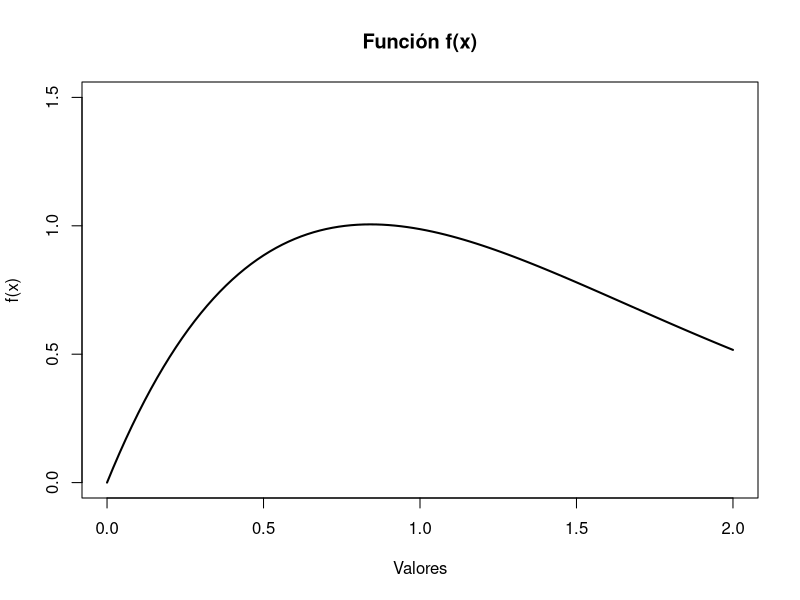
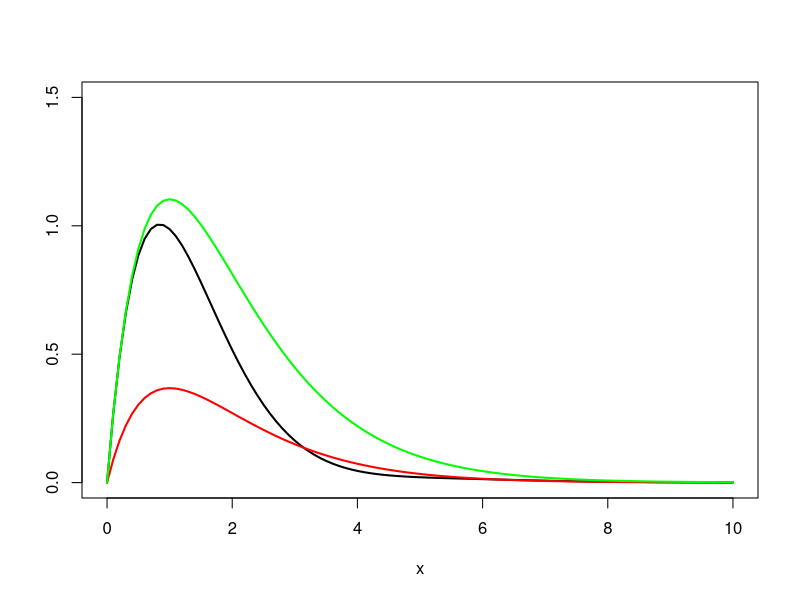
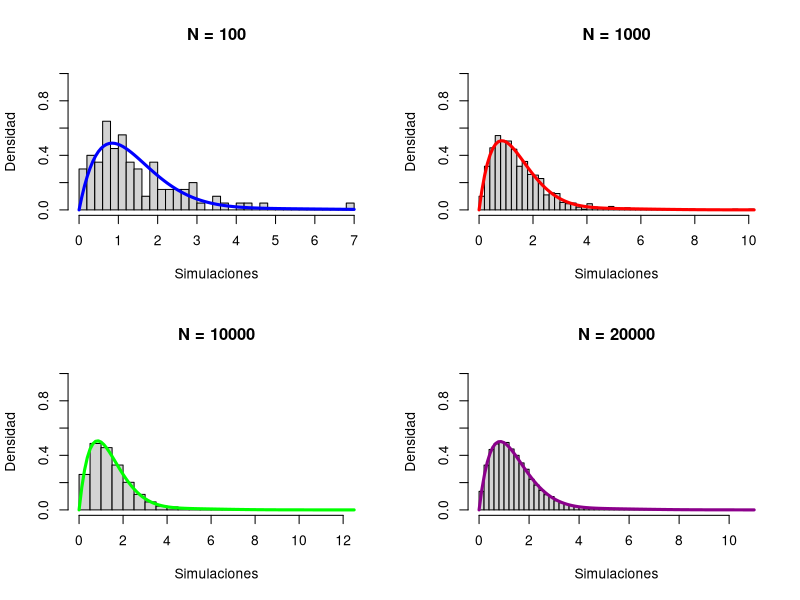
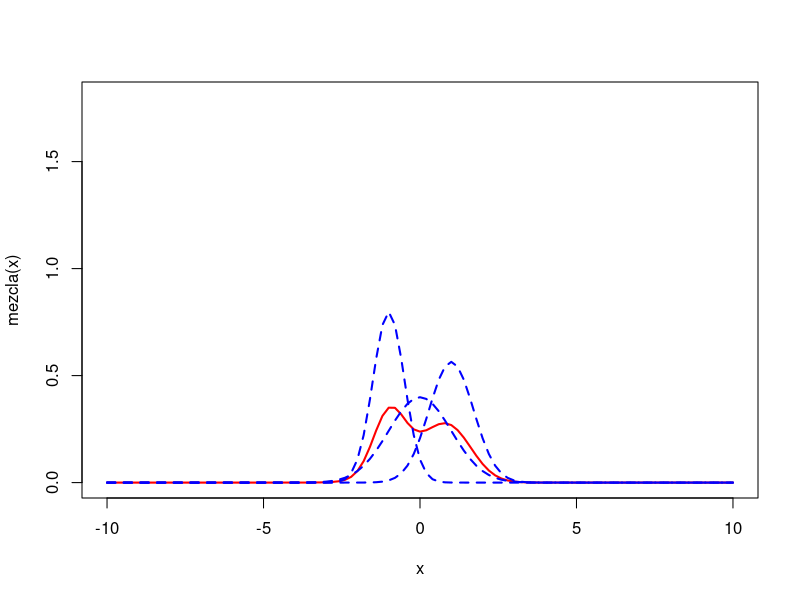
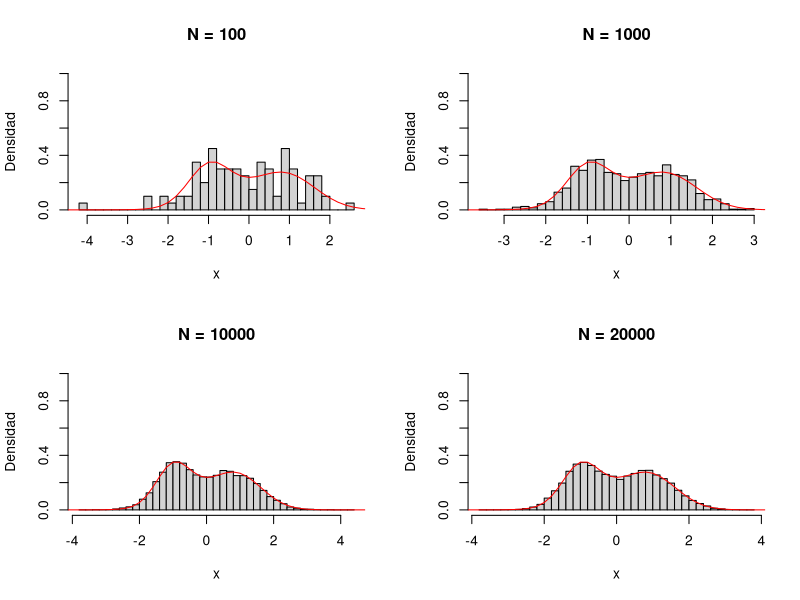
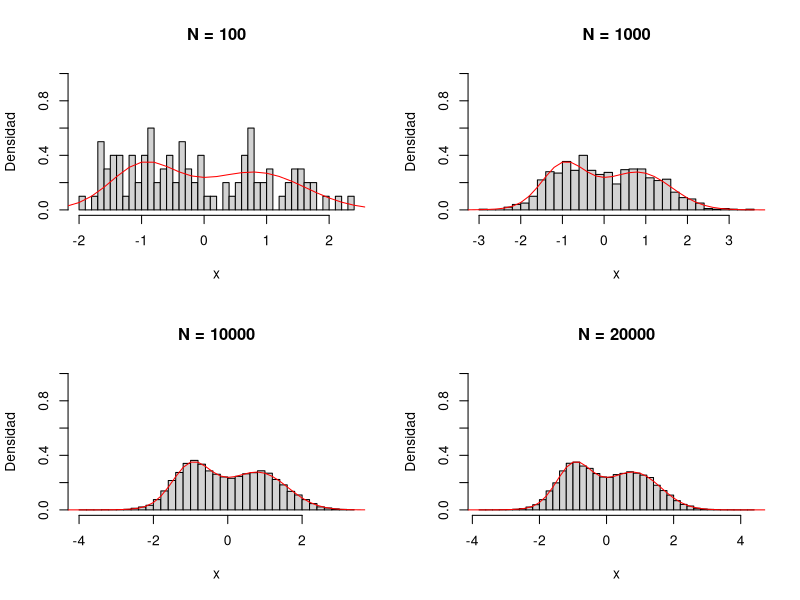
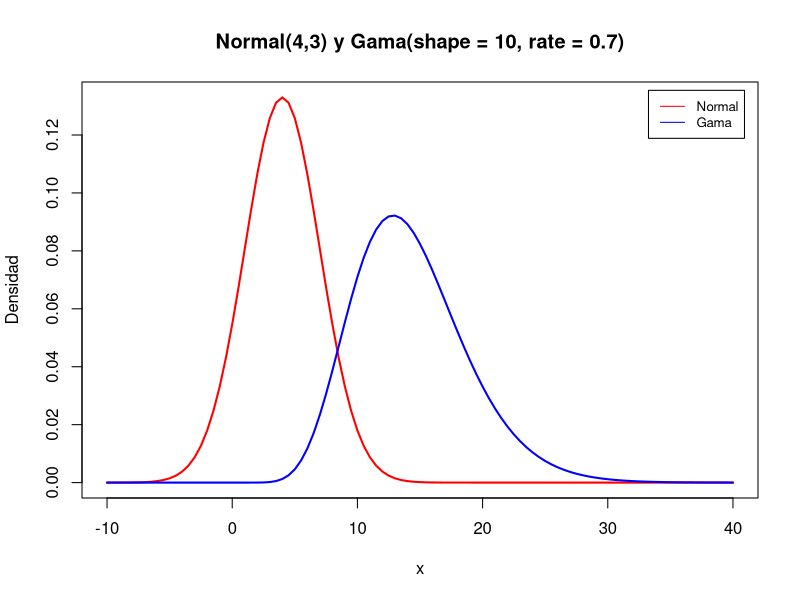
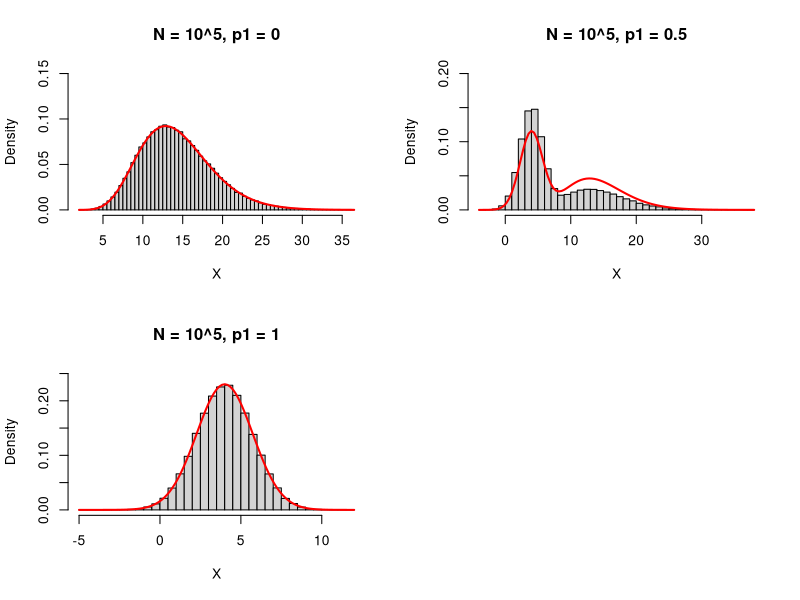

Write R code to recreate these figures, in order.
## ---- chunk 1
## a)----

fx <- function(x){
  fx <- (x+(2*sin(x)))/(exp(x))
  return(fx)
}

curve(fx, from = 0, to = 2, ylim = c(0,1.5),
      main = "Función f(x)",
      ylab = "f(x)", xlab = "Valores",
      lwd = 2)
## ---- chunk 2
## b)----
# Proponemos una densidad gamma con shape = 2

f_g <- function(x){
  f_g <- fx(x)/dgamma(x, shape = 2)
  return(f_g)
}

optim <- optimise(f_g, maximum = TRUE, interval = c(0,2))
cc <- optim$objective
print(paste("El valor c para f(x) es",round(cc)))
## ---- chunk 3
## c)----
curve(fx, from = 0, to = 10, lwd = 2, ylim = c(0,1.5), ylab = "" )

curve(dgamma(x,shape = 2), from = 0, to = 10,lwd = 2,
      add =TRUE, col = "red")

curve(cc*dgamma(x,shape = 2), from = 0, to = 10,lwd = 2,
      add =TRUE, col = "green")

## ---- chunk 4
## d)----
acep_rech <- function(n){
  aceptados <- 0
  rechazados <- 0
  simulaciones <- c()
  
  while(length(simulaciones) < n){
    y <- rgamma(1, shape = 2)
    u <- runif(1)
    
    if(u <=(1/cc)*fx(y)/dgamma(y, shape = 2)){
      aceptados <- aceptados + 1
      simulaciones <- append(simulaciones, y)
    }else{
      rechazados <- rechazados +1
    }
  }
  tasa_acep <- aceptados/(aceptados + rechazados)
  
  const_norm <- 1/(cc*tasa_acep)
  
  return(list(simulaciones,tasa_acep,const_norm))
}
## ---- chunk 5
## e)----

par(mfrow = c(2,2))

N <- 100
test_1 <- acep_rech(N)
hist(test_1[[1]], probability = TRUE, breaks = 40, ylim = c(0,1),
     ylab = "Densidad", xlab = "Simulaciones",
     main = "N = 100")
curve(fx(x)*test_1[[3]],lwd = 3,
      add =TRUE, col = "blue")

N <- 1000
test_2 <- acep_rech(N)
hist(test_2[[1]], probability = TRUE, breaks = 40, ylim = c(0,1),
     ylab = "Densidad", xlab = "Simulaciones",
     main = "N = 1000")
curve(fx(x)*test_2[[3]],lwd = 3,
      add =TRUE, col = "red")

N <- 10000
test_3 <- acep_rech(N)
hist(test_3[[1]], probability = TRUE, breaks = 40, ylim = c(0,1),
     ylab = "Densidad", xlab = "Simulaciones",
     main = "N = 10000")
curve(fx(x)*test_3[[3]],lwd = 3,
      add =TRUE, col = "green")

N <- 20000
test_4 <- acep_rech(N)
hist(test_4[[1]], probability = TRUE, breaks = 45, ylim = c(0,1),
     ylab = "Densidad", xlab = "Simulaciones",
     main = "N = 20000")
curve(fx(x)*test_4[[3]],lwd = 3,
      add =TRUE, col = "darkmagenta")
## ---- chunk 6
## a) ----

mezcla <- function(x){
  mez <- 1/3*dnorm(x, mean = -1, sd = 1/2) +
    1/3*dnorm(x, mean = 0, sd = 1) +
    1/3*dnorm(x, mean = 1, sd = sqrt(1/2))
  return(mez)
}

par(mfrow =c(1,1))

curve(mezcla(x), from = -10, to = 10, lwd = 2, col = "red", ylim = c(0,1.8))

curve(dnorm(x, mean = -1, sd = 1/2), lwd = 2,lty = 2, add = TRUE, col = "blue")

curve(dnorm(x, mean = 0, sd = 1), lwd = 2, lty = 2, add = TRUE, col = "blue")

curve(dnorm(x, mean = 1, sd = sqrt(1/2)), lwd = 2,lty = 2, add = TRUE, col = "blue")
## ---- chunk 7
## b)----

polar.method <- function(N){
  #Notar que el método polar solo genera para N par
  simulaciones <- c()
  while(length(simulaciones) < N){
    U1 <- runif(1)
    U2 <- runif(1)
    
    v1 <- 2*U1-1
    v2 <- 2*U2-1
    
    s <- v1^2+v2^2
    
    if(s<=1){
      X <- v1*(-2*log(s)/s)^{1/2}
      Y <- v2*(-2*log(s)/s)^{1/2}
      
      simulaciones <- append(simulaciones, c(X,Y))
      
    }
  }
  return(simulaciones)
}

composicion <- function(N){
  vars <- polar.method(N)
  comp <- c()
  for(i in 1:N){
    U <- runif(1)
    if(U < 1/3){
      see <- vars[i]*(1/2)+(-1)
      comp <- append(comp,see)
    }
    if(U>1/3 & U < 2/3){
      comp <- append(comp, vars[i])
    }
    if(U > 2/3){
      see <- vars[i]*(sqrt(1/2))+(1)
      comp <- append(comp, see)
    }
  }
  return(comp)
}
## ---- chunk 8
## c)----

par(mfrow = c(2,2))

N <- 100
hist(composicion(N), probability = TRUE, main ="N = 100",
     xlab = "x", ylab = "Densidad", breaks = 40, ylim = c(0,1))
curve(mezcla, from = -10, to = 10, add = T, col = "red")

N <- 1000
hist(composicion(N), probability = TRUE, main ="N = 1000",
     xlab = "x", ylab = "Densidad", breaks = 40, ylim = c(0,1))
curve(mezcla, from = -10, to = 10, add = T, col = "red")


N <- 10000
hist(composicion(N), probability = TRUE, main ="N = 10000",
     xlab = "x", ylab = "Densidad", breaks = 40, ylim = c(0,1))
curve(mezcla, from = -10, to = 10, add = T, col = "red")


N <- 20000
hist(composicion(N), probability = TRUE, main ="N = 20000",
     xlab = "x", ylab = "Densidad", breaks = 40, ylim = c(0,1))
curve(mezcla, from = -10, to = 10, add = T, col = "red")
## ---- chunk 9
## d)----

box.muller <- function(N){
  sims <- c()
  
  while(length(sims) < N){
    U <- runif(1)
    V <- runif(1)
    
    X <- sqrt(-2*log(1-U))*cos(2*pi*V)
    Y <- sqrt(-2*log(1-U))*sin(2*pi*V)
    
    sims <- c(sims,c(X,Y))
  }

  return(sims)
}

composicion <- function(N){
  vars <- box.muller(N)
  comp <- c()
  for(i in 1:N){
    U <- runif(1)
    if(U < 1/3){
      see <- vars[i]*(sqrt(1/4))+(-1)
      comp <- append(comp,see)
    }
    if(U>1/3 & U < 2/3){
      comp <- append(comp, vars[i])
    }
    if(U > 2/3){
      see <- vars[i]*(sqrt(1/2))+(1)
      comp <- append(comp, see)
    }
  }
  return(comp)
}
## ---- chunk 10
## e)----

par(mfrow = c(2,2))

N <- 100
hist(composicion(N), probability = TRUE, main ="N = 100",
     xlab = "x", ylab = "Densidad", breaks = 40, ylim = c(0,1))
curve(mezcla, from = -10, to = 10, add = T, col = "red")

N <- 1000
hist(composicion(N), probability = TRUE, main ="N = 1000",
     xlab = "x", ylab = "Densidad", breaks = 40, ylim = c(0,1))
curve(mezcla, from = -10, to = 10, add = T, col = "red")


N <- 10000
hist(composicion(N), probability = TRUE, main ="N = 10000",
     xlab = "x", ylab = "Densidad", breaks = 40, ylim = c(0,1))
curve(mezcla, from = -10, to = 10, add = T, col = "red")


N <- 20000
hist(composicion(N), probability = TRUE, main ="N = 20000",
     xlab = "x", ylab = "Densidad", breaks = 40, ylim = c(0,1))
curve(mezcla, from = -10, to = 10, add = T, col = "red")

## ---- chunk 11
## a)----

par(mfrow = c(1,1))
curve(dnorm(x, mean = 4, sd = 3), from = -10, to = 40, lwd = 2, col = "red",
      main = "Normal(4,3) y Gama(shape = 10, rate = 0.7)", ylab = "Densidad")
curve(dgamma(x, shape = 10, rate = 0.7),from = -10, to = 40, lwd = 2, col = "blue",
      add = TRUE)
legend(x = "topright",
       inset = .02,
       lty = c(1,1), 
       col= c("red","blue"), 
       legend=c("Normal", "Gama"),
       cex = 0.8)
## ---- chunk 12
## b)----

fx <- function(x){
  fx <- (((0.7)^10)/gamma(10))*x^(10-1)*exp(-0.7*x)
  return(fx)
}

f_g <- function(x){
  f_g <- fx(x)/dweibull(x, shape = 2.5, scale = 13)
  return(f_g)
}

c <- optimise(f_g, maximum = TRUE, interval = c(0,30))$objective


simu.gamma <- function(N){
  simulaciones <- c()
  
  while(length(simulaciones) < N){
    U <- runif(1)
    y <- rweibull(1, shape = 2.5, scale = 13)
    
    if(U <= (1/c)*fx(y)/dweibull(y,shape = 2.5, scale = 13)){
      simulaciones <- append(simulaciones, y)
    }
  }
  return(simulaciones)
}

# Para simular normales usaré el método polar (función polar.method(N))

compos <- function(N, p1){
  simu <- c()
  for(i in 1:N){
    U <- runif(1)
    
    if(U < p1){
      ans <- polar.method(1)
      ans <- (ans * sqrt(3)) + 4 # "Des-estandarizamos" la muestra N(0,1) a N(4,3)
      simu <- append(simu,ans)
    }else{
      simu <- append(simu, simu.gamma(1))
    }
  }
  return(simu)
}
## ---- chunk 13
## c) ----
par(mfrow = c(2,2))
N <- 10^5

################# Para p1 = 0 #################
p1_1 <- 0
aux1 <- compos(N, p1_1)
hist(aux1,
     probability = TRUE,
     main = "N = 10^5, p1 = 0",
     breaks = 50,
     ylim = c(0,0.15),
     xlab = "X")

fx <- function(x){
  fx <- dgamma(x, shape = 10, rate = 0.7)
  return(fx)
}

curve(fx, add = TRUE, lwd = 2, col = "red")

##############################################

################# Para p1 = 0.5 ##############

p1_2 <- 0.5
aux2 <-compos(N, p1_2)
hist(aux2,
     probability = TRUE,
     main = "N = 10^5, p1 = 0.5",
     ylim = c(0,0.2),
     breaks = 30,
     xlab = "X")

fx <- function(x){
  fx <- 1/2 * dnorm(x, mean = 4, sd = sqrt(3)) +
    1/2 * dgamma(x, shape = 10, rate = 0.7)
  return(fx)
}

curve(fx, add = TRUE, lwd = 2, col = "red")

##############################################


################# Para p1 = 1 ################

p1_3 <- 1
aux3 <- compos(N, p1_3)
hist(aux3,
     probability = TRUE,
     main = "N = 10^5, p1 = 1",
     breaks = 50,
     ylim = c(0,0.25),
     xlab = "X")

fx <- function(x){
  fx <- dnorm(x, mean = 4, sd = sqrt(3)) 
  return(fx)
}

curve(fx, add = TRUE, lwd = 2, col = "red")

##############################################
## ---- chunk 14
## d)----

############### Para p1 = 0 ###################

# valores simulados
simu <- aux1
comparativa_1a <- list(tipo = "simulada",
                       media = mean(simu),
                       desv. = sd(simu),
                       varianza = var(simu))

# valores "reales"

real <- rgamma(N, shape = 10, rate = 0.7)
comparativa_1b <- list(tipo = "real",
                       media = mean(real),
                       desv. = sd(real),
                       varianza = var(real))

df <- data.frame(tipo = c(),
                 media = c(),
                 desv. = c(),
                 varianza = c())

df <- rbind(df, comparativa_1a)
df <- rbind(df, comparativa_1b)
df

############### Para p1 = 0.5 #################

# valores simulados
simu <- aux2
comparativa_2a <- list(tipo = "simulada",
                       media = mean(simu),
                       desv. = sd(simu),
                       varianza = var(simu))

# valores "reales"

real <- 0.5 * rnorm(N, mean = 4, sd = sqrt(3)) + 0.5*rgamma(N, shape = 10, rate = 0.7)
comparativa_2b <- list(tipo = "real",
                       media = mean(real),
                       desv. = sd(real),
                       varianza = var(real))

df <- data.frame(tipo = c(),
                 media = c(),
                 desv. = c(),
                 varianza = c())

df <- rbind(df, comparativa_2a)
df <- rbind(df, comparativa_2b)
df

############### Para p1 = 1 ###################

# valores simulados
simu <- aux3
comparativa_3a <- list(tipo = "simulada",
                       media = mean(simu),
                       desv. = sd(simu),
                       varianza = var(simu))

# valores "reales"

real <- rnorm(N, mean = 4, sd = sqrt(3))
comparativa_3b <- list(tipo = "real",
                       media = mean(real),
                       desv. = sd(real),
                       varianza = var(real))

df <- data.frame(tipo = c(),
                 media = c(),
                 desv. = c(),
                 varianza = c())

df <- rbind(df, comparativa_3a)
df <- rbind(df, comparativa_3b)
df
